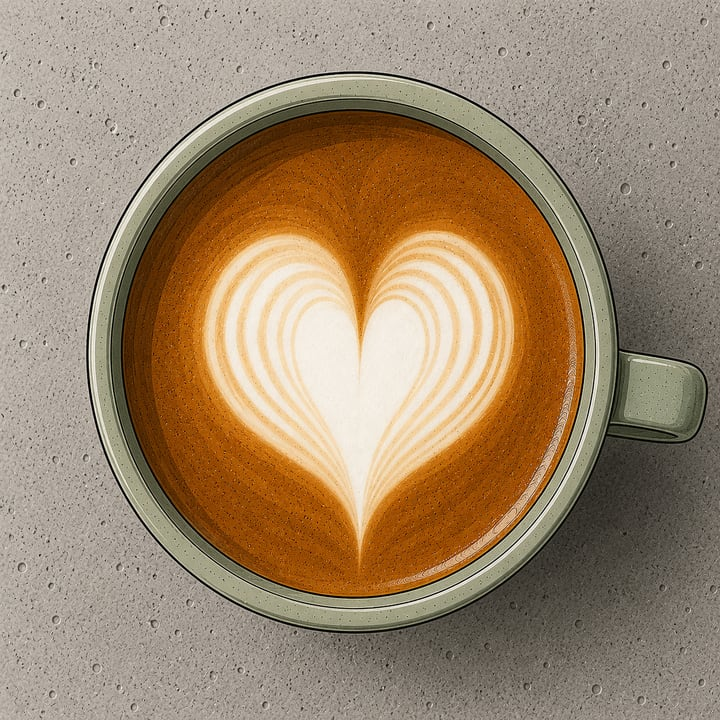
#> input picture assets/latte/heart.jpg, 720 x 720 px, given in place of 2026_10_02_MJOAR0420 1.jpg, which was not available
$ python bilder.py
#> lines starting #> are read from the running program, lines starting #| are printed output that depends on the picture
# Bild-Export für mjoar.com v2 (Auftrag Website 07.10.2026). Liest die Originale aus dem Shooting Julia Schärdel
# (2026_10_02_*) und die Freisteller nur lesend, schreibt WebP nach assets/web/ (480/960/1600/2400, soweit die Quelle
# reicht). Ausschnitte für die Details wie A+ v4 (APlus_Build/v4/build_aplus4.py), Freisteller per Multiplizieren auf
# Creme #F4EFE6 (on_creme), keine weißen Kästen. Kein Text in Bildern.
#   python _build/bilder.py        (aus C:/dev/mjoar)
import json
import os

import numpy as np
from PIL import Image, ImageChops

Image.MAX_IMAGE_PIXELS = None
ROOT = os.path.dirname(os.path.dirname(os.path.abspath(__file__)))
OUT = os.path.join(ROOT, "assets", "web")
PB = r"C:/Users/ththomas/OneDrive/01_THOMAS_MERCANTILE_BUSINESS/01_Marke_MJOAR/02_Produkt_Milchkaennchen_350ml/Produktbilder/"
SHOOT = PB + "2026_10_02_{}.jpg"
FREI = PB + "Montage_Hauptbild_Box/logo/LUN350_{}_Hauptbild_Julia_2000_logo.png"
CREME = (0xF4, 0xEF, 0xE6)
BREITEN = [480, 960, 1600, 2400]
QUALI = 78


def quelle(name):
#> called with name = 'MJOAR0420 1'
    return Image.open(SHOOT.format(name)).convert("RGB")
#> returned value is the input picture: PIL image 720x720 RGB; mean R, G, B 158, 135.3, 109


LOGO_R1 = PB + "Retusche_Logos_2026-11-12/web/2026_10_02_{}_logo_r1.png"   # 13.11.: Logo-Retusche 12.11. auf das Original übertragen


def quelle_logo(name):
    return Image.open(LOGO_R1.format(name)).convert("RGB")


def retusche(name):
    """Retuschierte Fassung aus _build/retusche.py (Thorsten 11.10.: Griffansätze, Ausguss-Kante)."""
    return Image.open(PB + f"Retusche/2026_10_02_{name}_retusche.png").convert("RGB")


def crop_cover(img, w, h, cx=0.5, cy=0.5, zoom=1.0):
    """Wie build_aplus4.crop_cover, aber ohne Skalierung: Ausschnitt im Seitenverhältnis w:h um (cx, cy)."""
#> called with w = 3, h = 2, cx = 0.5, cy = 0.52, zoom = 1
    W, H = img.size
#> W = 720; H = 720
    ar = w / h
    if W / H > ar:
        ch = H / zoom
        cw = ch * ar
    else:
        cw = W / zoom
#> cw = 720
        ch = cw / ar
#> ch = 480
    x0 = min(max(cx * W - cw / 2, 0), W - cw)
#> x0 = 0
    y0 = min(max(cy * H - ch / 2, 0), H - ch)
#> y0 = 134.4
    return img.crop((int(x0), int(y0), int(x0 + cw), int(y0 + ch)))
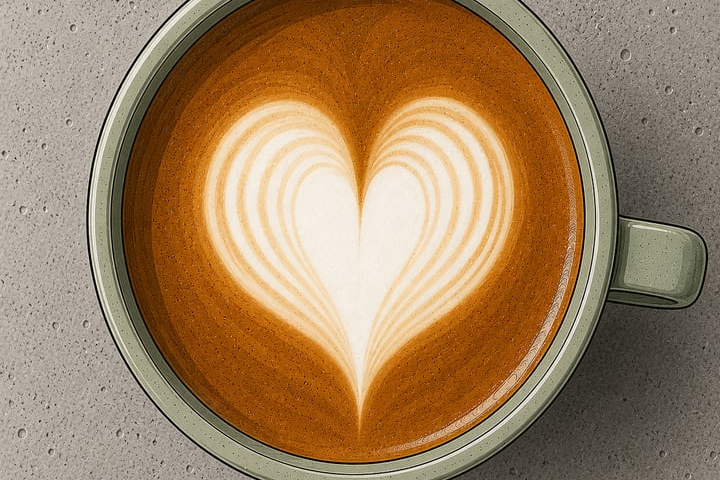
#> returned value: PIL image 720x480 RGB; mean R, G, B 159.6, 129.9, 95.7
#> the loop in export, `for b in breiten:` made 2 passes
#> pass 1, in export, `img.resize((b, h), Image.LANCZOS).save(os.path.join(OUT, f"{name}-{b}...`:
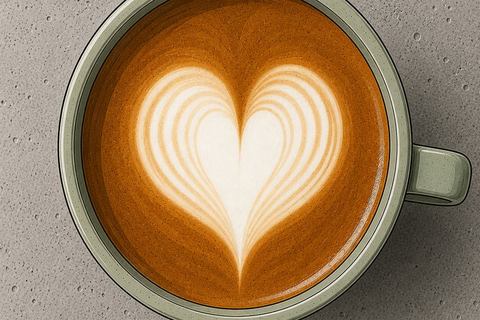
#> saved as hero-d-480.webp: PIL image 480x320 RGB; mean R, G, B 159.6, 129.9, 95.8
#| hero-d (720, 480) [480, 720]
#> call 2 of crop_cover, with w = 4, h = 5, cx = 0.6, cy = 0.5, zoom = 1
#> in crop_cover (call 2), `return img.crop((int(x0), int(y0), int(x0 + cw), int(y0 + ch)))`:
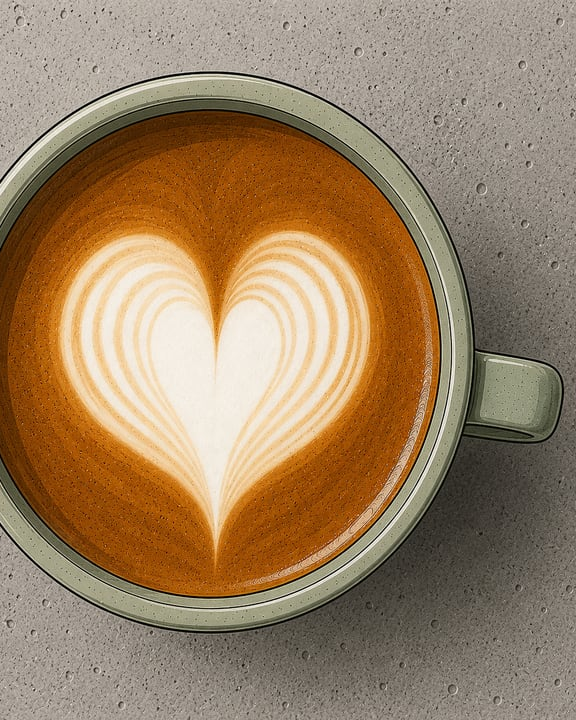
#> returned value: PIL image 576x720 RGB; mean R, G, B 155.1, 129.1, 98.9
#| hero-m (576, 720) [480, 576]


def on_creme(img):
    """Weißen Freisteller-Hintergrund per Multiplizieren in Creme überführen (Schatten bleiben)."""
    return ImageChops.multiply(img, Image.new("RGB", img.size, CREME))


def weiss_anheben(im, ab=244):
    """Nahezu weißen Studiohintergrund auf reines Weiß ziehen, damit er nach on_creme exakt die Seitenfarbe hat."""
    return im.point(lambda v: 255 if v >= ab else int(v * 255 / ab))


def freisteller(farbe):
    """Freisteller eng auf das Objekt, quadratisch auf Creme (wie A+ 04 Farben)."""
#> called with farbe = 'Juniper'
    # Juniper: retuschierte Griffansätze (Thorsten 11.10., Skript Produktbilder/Retusche/fugen_ziel_amazon.py)
    # 13.11. (Thorsten): Logo nachgeschärft wie Amazon r2 (12.11.); Juniper r2 enthält auch die Griffansätze-Retusche
    pfad = os.path.join(ROOT, "assets", "amazon", f"LUN350_{farbe}_Hauptbild_Julia_Logo_2000_r2.png")
    im = weiss_anheben(Image.open(pfad).convert("RGB"))
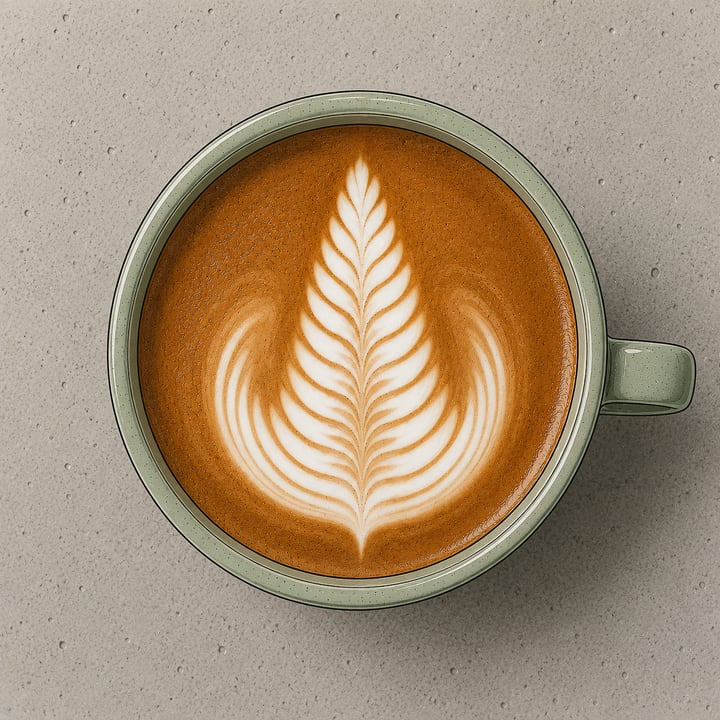
#> input picture assets/latte/rosetta.jpg, 720 x 720 px, given in place of LUN350_Juniper_Hauptbild_Julia_Logo_2000_r2.png, which was not available
    g = np.asarray(im.convert("L"))
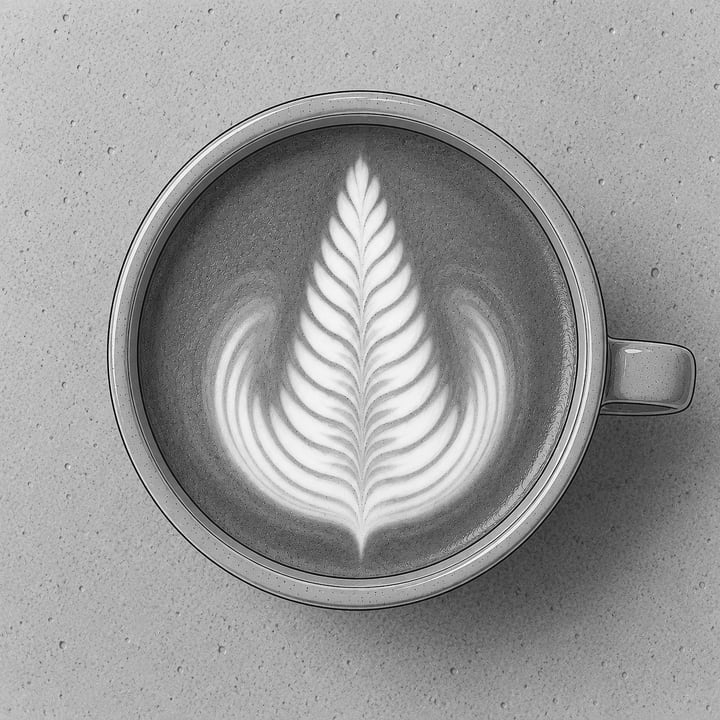
#> g: shape (720, 720); min 1, max 255, mean 154.6
    ys, xs = np.where(g < 246)
    x0, x1, y0, y1 = xs.min(), xs.max(), ys.min(), ys.max()
#> x0 = 0; x1 = 719; y0 = 0; y1 = 719
    seite = int(max(x1 - x0, y1 - y0) * 1.3)
#> seite = 934
    cx, cy = (x0 + x1) / 2, (y0 + y1) / 2
#> cx = 359.5; cy = 359.5
    box = (int(cx - seite / 2), int(cy - seite / 2), int(cx - seite / 2) + seite, int(cy - seite / 2) + seite)
#> box = (-107, -107, 827, 827)
    leer = Image.new("RGB", (seite, seite), (255, 255, 255))
#> leer: PIL image 934x934 RGB; every value is 255
    leer.paste(im.crop((max(box[0], 0), max(box[1], 0), min(box[2], im.width), min(box[3], im.height))),
               (max(-box[0], 0), max(-box[1], 0)))
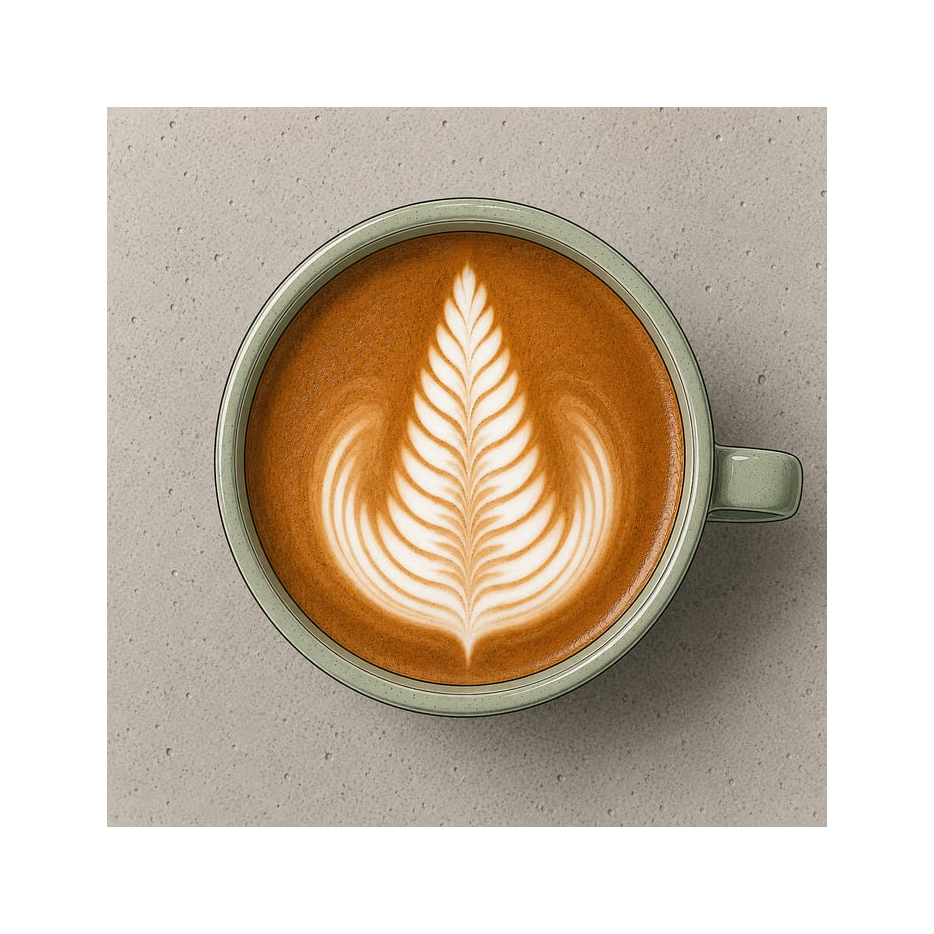
#> leer: PIL image 934x934 RGB; mean R, G, B 206.4, 193.3, 177.5
    # Fable 07.10.: auf Weiß liefern, die Seite multipliziert per CSS (mix-blend-mode: multiply) auf Creme. Ein vorab
    # eingerechnetes Creme verschiebt sich beim WebP-Farbsubsampling um 1 bis 2 Stufen und zeichnet einen hellen Kasten.
    return leer


bilder = {}


def export(name, img):
    """Schreibt name-<breite>.webp für alle Breiten ≤ Quellbreite (mindestens eine), merkt Maße für das HTML."""
    os.makedirs(OUT, exist_ok=True)
    breiten = [b for b in BREITEN if b <= img.width] or [img.width]
    if img.width not in breiten and img.width < BREITEN[-1] and img.width > breiten[-1] * 1.15:
        breiten.append(img.width)
    for b in breiten:
        h = round(img.height * b / img.width)
        img.resize((b, h), Image.LANCZOS).save(os.path.join(OUT, f"{name}-{b}.webp"), "WEBP", quality=QUALI, method=6)
    bilder[name] = {"breiten": breiten, "w": img.width, "h": img.height}
    print(name, img.size, breiten)


# Hero 0420 1 an der Maschine (Thorsten 07.10.): Desktop 5:4, mobil 4:5 eigener Ausschnitt
h = quelle("MJOAR0420 1")
export("hero-d", crop_cover(h, 3, 2, cx=0.5, cy=0.52))
export("hero-m", crop_cover(h, 4, 5, cx=0.6, cy=0.5))

# Farben: Freisteller je Farbe auf Creme
for farbe in ["Juniper", "Linen", "Onyx", "Steel"]:
    export(f"farbe-{farbe.lower()}", freisteller(farbe))
#| farbe-juniper (934, 934) [480, 934]
#> (the run stopped early here; a loop or call above may not have finished)
